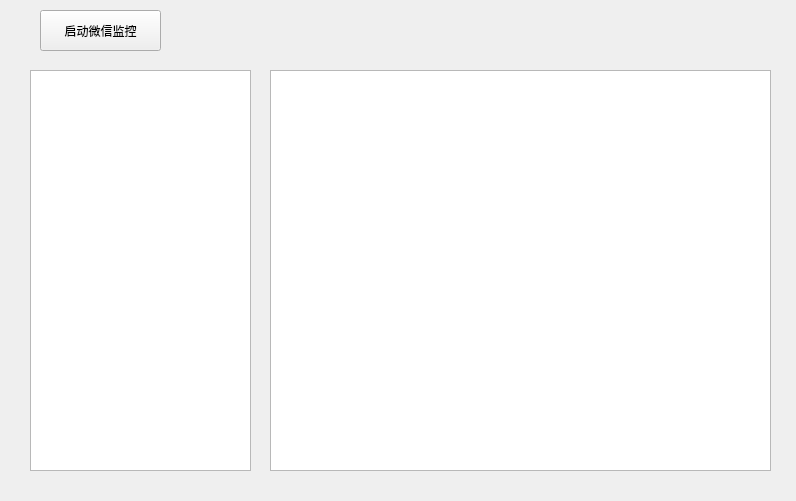
<?xml version="1.0" encoding="UTF-8"?>
<ui version="4.0">
 <class>Form</class>
 <widget class="QWidget" name="Form">
  <property name="geometry">
   <rect>
    <x>0</x>
    <y>0</y>
    <width>796</width>
    <height>501</height>
   </rect>
  </property>
  <property name="windowTitle">
   <string>Form</string>
  </property>
  <widget class="QPushButton" name="pushButton">
   <property name="geometry">
    <rect>
     <x>40</x>
     <y>10</y>
     <width>121</width>
     <height>41</height>
    </rect>
   </property>
   <property name="text">
    <string>启动微信监控</string>
   </property>
  </widget>
  <widget class="QTextBrowser" name="textBrowser">
   <property name="geometry">
    <rect>
     <x>30</x>
     <y>70</y>
     <width>221</width>
     <height>401</height>
    </rect>
   </property>
  </widget>
  <widget class="QTableWidget" name="tableWidget">
   <property name="geometry">
    <rect>
     <x>270</x>
     <y>70</y>
     <width>501</width>
     <height>401</height>
    </rect>
   </property>
  </widget>
 </widget>
 <resources/>
 <connections/>
</ui>
